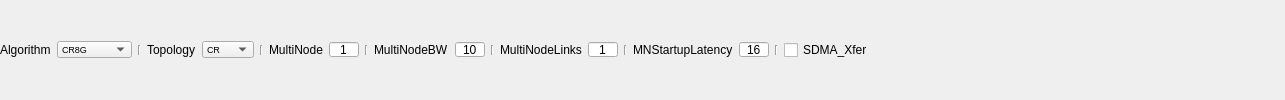
                   <widget class="QWidget" name="pageMGPU_2">
                    <layout class="QHBoxLayout" name="horizontalLayout_12">
                     <property name="spacing">
                      <number>6</number>
                     </property>
                     <property name="leftMargin">
                      <number>0</number>
                     </property>
                     <property name="topMargin">
                      <number>0</number>
                     </property>
                     <property name="rightMargin">
                      <number>0</number>
                     </property>
                     <property name="bottomMargin">
                      <number>0</number>
                     </property>
                     <item>
                      <widget class="QLabel" name="label_8">
                       <property name="toolTip">
                        <string>All-Reduce Algorithm</string>
                       </property>
                       <property name="text">
                        <string>Algorithm</string>
                       </property>
                      </widget>
                     </item>
                     <item>
                      <widget class="QComboBox" name="cBoxAlgorithm">
                       <property name="sizePolicy">
                        <sizepolicy hsizetype="Fixed" vsizetype="Fixed">
                         <horstretch>0</horstretch>
                         <verstretch>0</verstretch>
                        </sizepolicy>
                       </property>
                       <property name="maximumSize">
                        <size>
                         <width>16777215</width>
                         <height>17</height>
                        </size>
                       </property>
                       <property name="font">
                        <font>
                         <pointsize>7</pointsize>
                        </font>
                       </property>
                       <property name="toolTip">
                        <string>All-Reduce Algorithm</string>
                       </property>
                       <item>
                        <property name="text">
                         <string>CR8G</string>
                        </property>
                       </item>
                       <item>
                        <property name="text">
                         <string>Ring</string>
                        </property>
                       </item>
                       <item>
                        <property name="text">
                         <string>RHDD</string>
                        </property>
                       </item>
                       <item>
                        <property name="text">
                         <string>H. Reduce</string>
                        </property>
                       </item>
                      </widget>
                     </item>
                     <item>
                      <widget class="Line" name="line_11">
                       <property name="maximumSize">
                        <size>
                         <width>16777215</width>
                         <height>10</height>
                        </size>
                       </property>
                       <property name="orientation">
                        <enum>Qt::Vertical</enum>
                       </property>
                      </widget>
                     </item>
                     <item>
                      <widget class="QLabel" name="label_9">
                       <property name="text">
                        <string>Topology</string>
                       </property>
                      </widget>
                     </item>
                     <item>
                      <widget class="QComboBox" name="cBoxTopology">
                       <property name="sizePolicy">
                        <sizepolicy hsizetype="Fixed" vsizetype="Fixed">
                         <horstretch>0</horstretch>
                         <verstretch>0</verstretch>
                        </sizepolicy>
                       </property>
                       <property name="maximumSize">
                        <size>
                         <width>16777215</width>
                         <height>17</height>
                        </size>
                       </property>
                       <property name="font">
                        <font>
                         <pointsize>7</pointsize>
                        </font>
                       </property>
                       <property name="toolTip">
                        <string>&lt;html&gt;&lt;head/&gt;&lt;body&gt;&lt;p&gt;&lt;span style=&quot; font-weight:600;&quot;&gt;Multi-GPU Topology&lt;/span&gt;&lt;/p&gt;&lt;p&gt;CR (Chordal Ring)&lt;/p&gt;&lt;p&gt;FC (Fully Connected)&lt;/p&gt;&lt;p&gt;HMC (Hybrid Mesh Cube)&lt;/p&gt;&lt;p&gt;HQ (Hierarchical Quad)&lt;/p&gt;&lt;p&gt;X8 (X8)&lt;/p&gt;&lt;/body&gt;&lt;/html&gt;</string>
                       </property>
                       <item>
                        <property name="text">
                         <string extracomment="CR">CR</string>
                        </property>
                       </item>
                       <item>
                        <property name="text">
                         <string extracomment="FC">FC</string>
                        </property>
                       </item>
                       <item>
                        <property name="text">
                         <string extracomment="HMC">HMC</string>
                        </property>
                       </item>
                       <item>
                        <property name="text">
                         <string extracomment="X8">X8</string>
                        </property>
                       </item>
                       <item>
                        <property name="text">
                         <string extracomment="HQ">HQ</string>
                        </property>
                       </item>
                      </widget>
                     </item>
                     <item>
                      <widget class="Line" name="line_18">
                       <property name="maximumSize">
                        <size>
                         <width>16777215</width>
                         <height>10</height>
                        </size>
                       </property>
                       <property name="orientation">
                        <enum>Qt::Vertical</enum>
                       </property>
                      </widget>
                     </item>
                     <item>
                      <widget class="QLabel" name="label_14">
                       <property name="text">
                        <string>MultiNode</string>
                       </property>
                      </widget>
                     </item>
                     <item>
                      <widget class="QLineEdit" name="txtMultiNode">
                       <property name="minimumSize">
                        <size>
                         <width>0</width>
                         <height>0</height>
                        </size>
                       </property>
                       <property name="maximumSize">
                        <size>
                         <width>30</width>
                         <height>15</height>
                        </size>
                       </property>
                       <property name="text">
                        <string>1</string>
                       </property>
                       <property name="alignment">
                        <set>Qt::AlignCenter</set>
                       </property>
                      </widget>
                     </item>
                     <item>
                      <widget class="Line" name="line_20">
                       <property name="maximumSize">
                        <size>
                         <width>16777215</width>
                         <height>10</height>
                        </size>
                       </property>
                       <property name="orientation">
                        <enum>Qt::Vertical</enum>
                       </property>
                      </widget>
                     </item>
                     <item>
                      <widget class="QLabel" name="label_15">
                       <property name="text">
                        <string>MultiNodeBW</string>
                       </property>
                      </widget>
                     </item>
                     <item>
                      <widget class="QLineEdit" name="txtMultiNodeBW">
                       <property name="maximumSize">
                        <size>
                         <width>30</width>
                         <height>15</height>
                        </size>
                       </property>
                       <property name="toolTip">
                        <string>GBps</string>
                       </property>
                       <property name="text">
                        <string>10</string>
                       </property>
                       <property name="alignment">
                        <set>Qt::AlignCenter</set>
                       </property>
                      </widget>
                     </item>
                     <item>
                      <widget class="Line" name="line_21">
                       <property name="maximumSize">
                        <size>
                         <width>16777215</width>
                         <height>10</height>
                        </size>
                       </property>
                       <property name="orientation">
                        <enum>Qt::Vertical</enum>
                       </property>
                      </widget>
                     </item>
                     <item>
                      <widget class="QLabel" name="label_16">
                       <property name="text">
                        <string>MultiNodeLinks</string>
                       </property>
                      </widget>
                     </item>
                     <item>
                      <widget class="QLineEdit" name="txtMultiNodeLinks">
                       <property name="maximumSize">
                        <size>
                         <width>30</width>
                         <height>15</height>
                        </size>
                       </property>
                       <property name="text">
                        <string>1</string>
                       </property>
                       <property name="alignment">
                        <set>Qt::AlignCenter</set>
                       </property>
                      </widget>
                     </item>
                     <item>
                      <widget class="Line" name="line_22">
                       <property name="maximumSize">
                        <size>
                         <width>16777215</width>
                         <height>10</height>
                        </size>
                       </property>
                       <property name="orientation">
                        <enum>Qt::Vertical</enum>
                       </property>
                      </widget>
                     </item>
                     <item>
                      <widget class="QLabel" name="label_17">
                       <property name="text">
                        <string>MNStartupLatency</string>
                       </property>
                      </widget>
                     </item>
                     <item>
                      <widget class="QLineEdit" name="txtMNStartupLatency">
                       <property name="maximumSize">
                        <size>
                         <width>30</width>
                         <height>15</height>
                        </size>
                       </property>
                       <property name="toolTip">
                        <string>microseconds</string>
                       </property>
                       <property name="text">
                        <string>16</string>
                       </property>
                       <property name="alignment">
                        <set>Qt::AlignCenter</set>
                       </property>
                      </widget>
                     </item>
                     <item>
                      <widget class="Line" name="line_23">
                       <property name="maximumSize">
                        <size>
                         <width>16777215</width>
                         <height>10</height>
                        </size>
                       </property>
                       <property name="orientation">
                        <enum>Qt::Vertical</enum>
                       </property>
                      </widget>
                     </item>
                     <item>
                      <widget class="QCheckBox" name="chBoxSDMA_Xfer">
                       <property name="text">
                        <string>SDMA_Xfer</string>
                       </property>
                      </widget>
                     </item>
                     <item>
                      <spacer name="horizontalSpacer_9">
                       <property name="orientation">
                        <enum>Qt::Horizontal</enum>
                       </property>
                       <property name="sizeHint" stdset="0">
                        <size>
                         <width>412</width>
                         <height>20</height>
                        </size>
                       </property>
                      </spacer>
                     </item>
                    </layout>
                   </widget>
